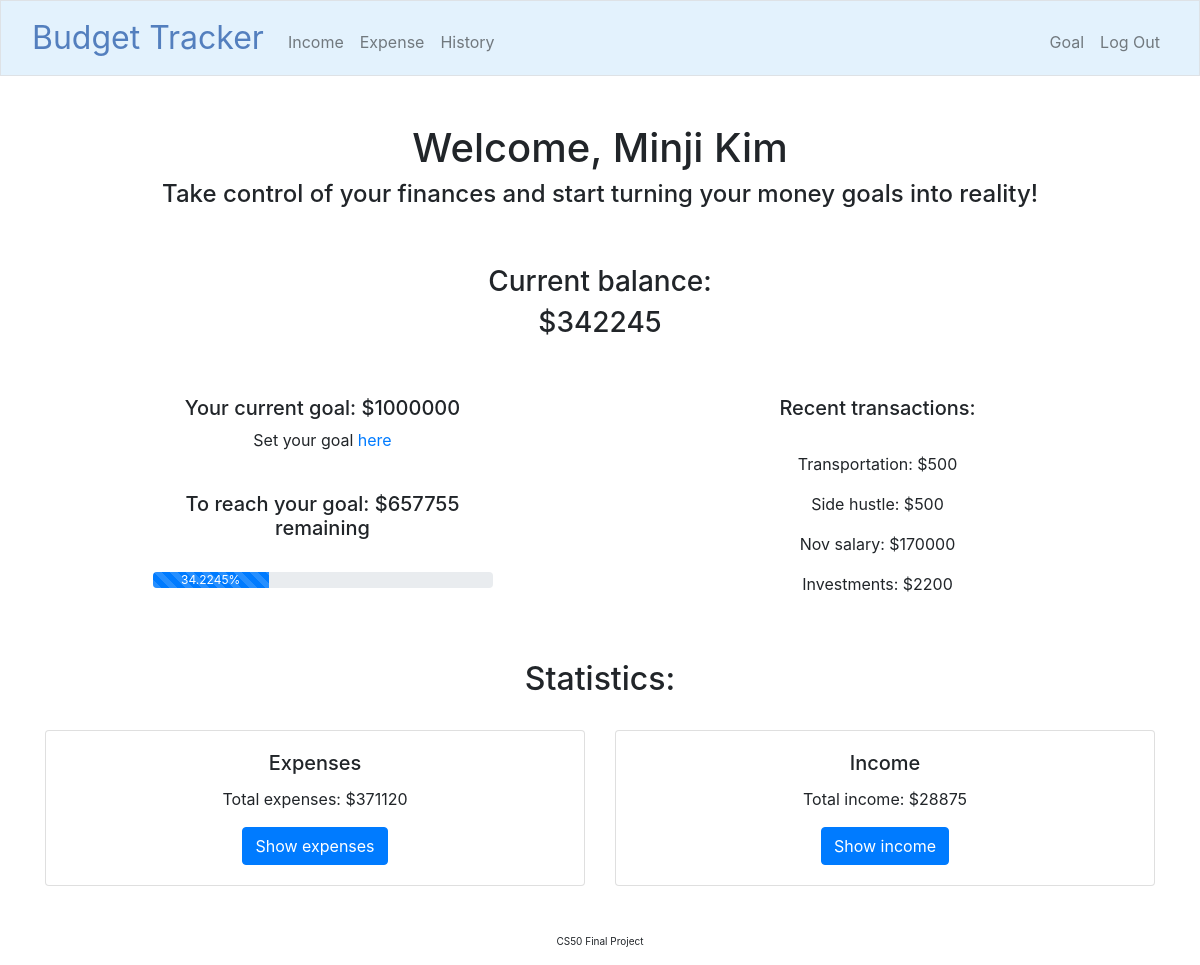
The page / (signed in) on the database its author committed.
### tables this page shows
CREATE TABLE 'users' ('id' INTEGER PRIMARY KEY NOT NULL, 'username' TEXT NOT NULL, 'hash' TEXT NOT NULL,'balance' NUMERIC NOT NULL DEFAULT 0.00 , 'firstname'  TEXT NOT NULL  , 'lastname'  TEXT NOT NULL  , 'goal' NUMERIC DEFAULT 0.00);

CREATE TABLE 'finance' ('id' INTEGER PRIMARY KEY NOT NULL, 'user_id' TEXT NOT NULL,'description' TEXT,'date' DATETIME, 'type' TEXT, 'money' NUMERIC DEFAULT 0.00);

### app.py (the view)
@app.route("/")
@login_required
def home():
    user_id = session["user_id"]
    names = db.execute("SELECT firstname, lastname FROM users WHERE id = ?", user_id)
    total_income = db.execute("SELECT SUM(money) AS amount FROM finance WHERE user_id = ? AND type = ?", user_id, "deposit")
    total_expense = db.execute("SELECT SUM(money) AS amount FROM finance WHERE user_id = ? AND type = ?", user_id, "withdraw")
    values = db.execute("SELECT goal, balance FROM users WHERE id = ?", user_id)
    for value in values:
        amountleft = value["goal"] - value["balance"]
        progress_value = value["balance"] * 100 / value["goal"]
    recenthistories = db.execute("SELECT * FROM finance WHERE user_id = ? ORDER BY date DESC LIMIT 4", user_id)
    return render_template('index.html', names = names, total_income = total_income, total_expense = total_expense, values = values, amountleft = amountleft, progress_value = progress_value, recenthistories = recenthistories)

### app.py (called while the page is built)
@app.after_request
def after_request(response):
    response.headers["Cache-Control"] = "no-cache, no-store, must-revalidate"
    response.headers["Expires"] = 0
    response.headers["Pragma"] = "no-cache"
    return response

def login_required(f):
    @wraps(f)
    def decorated_function(*args, **kwargs):
        if session.get("user_id") is None:
            return redirect("/login")
        return f(*args, **kwargs)
    return decorated_function

### templates/index.html (shortened to what this page needs)
{% extends "layout.html" %}
{% block main %}
    {% for name in names %}
    <h1>Welcome, {{ name.firstname }} {{ name.lastname }}</h1>
    {% endfor %}
    <h4>Take control of your finances and start turning your money goals into reality!</h4>
    <br>
    <br>
    {% for value in values %}
    <h3>Current balance:</h3>
    <h3>${{ value.balance }}</h3>
    <br>
    <br>
    <div class="container text-center">
      <div class="row justify-content-around">
        <div class="col-4">
          <h5>Your current goal: ${{ value.goal }}</h5>
          <p>Set your goal <a href="/goal">here</a></p>
          <br>
          <h5>To reach your goal: ${{ amountleft }} remaining</h5>
          <br>
          <div class="progress" role="progressbar" aria-label="Animated striped example" aria-valuenow="75" aria-valuemin="0" aria-valuemax="100">
            <div class="progress-bar progress-bar-striped progress-bar-animated" style="width: {{ progress_value }}%">{{ progress_value }}%</div>
          </div>
        </div>
        <div class="col-4">
          <h5>Recent transactions:</h5>
          <br>
          {% for recenthistory in recenthistories %}
          <p>{{ recenthistory.description }}: ${{ recenthistory.money }}</p>
          {% endfor %}
        </div>
      </div>
    </div>
    {% endfor %}
    <br>
    <br>
    <h2>Statistics:</h2>
    <br>
    <div class="row">
        {% for total in total_income %}
        <div class="col-sm-6 mb-3 mb-sm-0">
          <div class="card">
            <div class="card-body">
              <h5 class="card-title">Expenses</h5>
              <p class="card-text">Total expenses: ${{ total.amount }}</p>
              <a href="/expense" class="btn btn-primary">Show expenses</a>
            </div>
          </div>
        </div>
        {% endfor %}
        {% for total in total_expense %}
        <div class="col-sm-6">
          <div class="card">
            <div class="card-body">
              <h5 class="card-title">Income</h5>
              <p class="card-text">Total income: ${{ total.amount }}</p>
              <a href="/income" class="btn btn-primary">Show income</a>
            </div>
          </div>
        </div>
        {% endfor %}
      </div>
{% endblock %}

### rows shown on the page
users: firstname "Minji", lastname "Kim", balance "342245", goal "1000000", amountleft "657755", progress_value "34.2245"
finance: description "Transportation", money "500"
finance: description "Side hustle", money "500"
finance: description "Nov salary", money "170000"
finance: description "Investments", money "2200"

### other values the page prints
{{ total.amount }} "371120"
{{ total.amount }} "28875"
